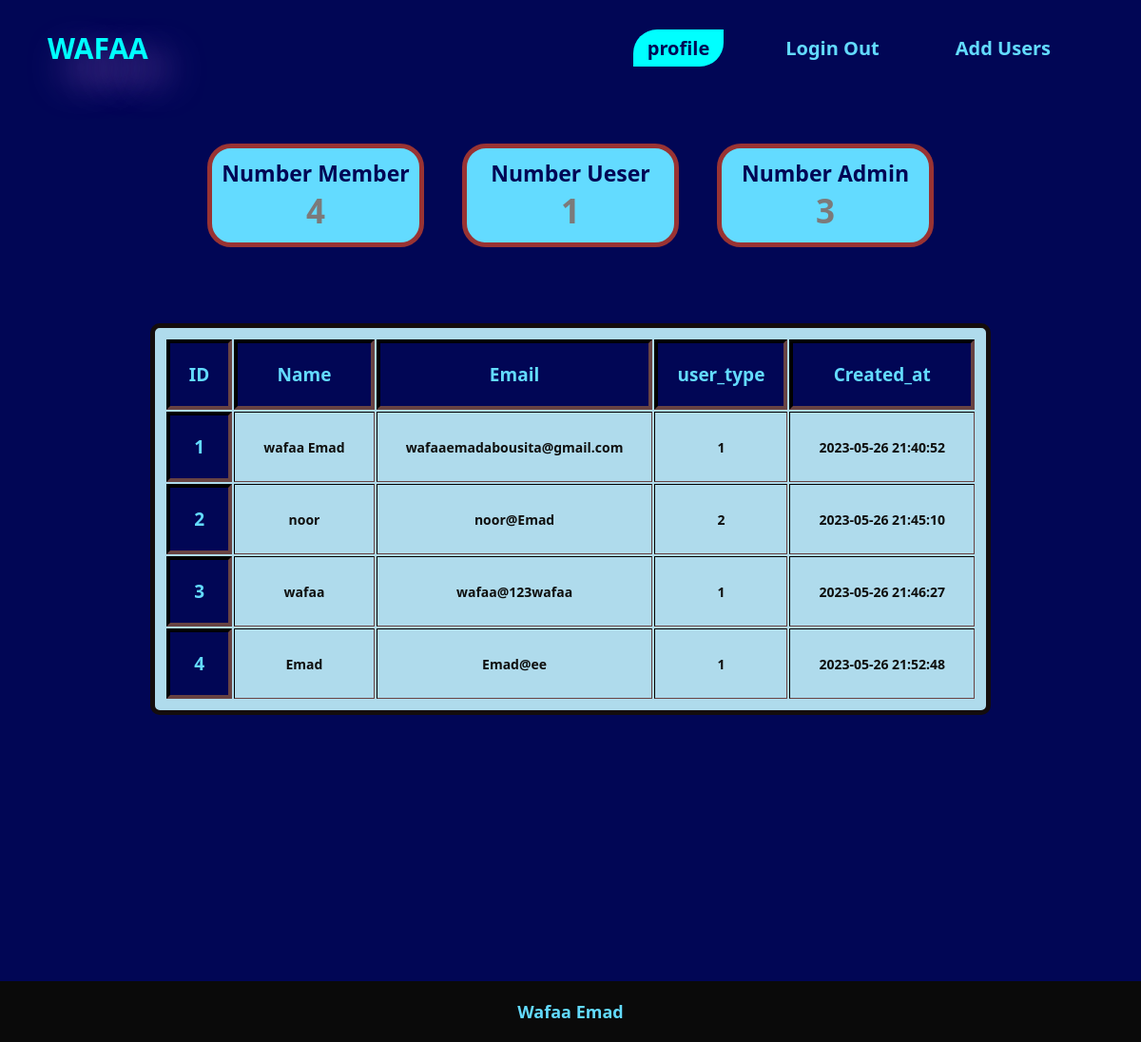
The app's page /profile.php with its own data.
### tables this page shows
CREATE TABLE `users` (
  `id` int(15) NOT NULL,
  `name` varchar(50) NOT NULL,
  `email` varchar(50) NOT NULL,
  `password` varchar(50) NOT NULL,
  `role` int(1) NOT NULL COMMENT 'ueser=2,admin=1',
  `created_at` datetime DEFAULT current_timestamp()
);

### class.php (called while the page is built, shortened)
<?php
class DB_con{
    private $con;
  function __construct(){
     $this->con = new mysqli(DB_SERVER,DB_USER,DB_PASS,DB_NAME);
     if ($this->con->connect_error){
      echo "Failed to connect to MySQL: " . $this->con->connect_error;
     }else{
      return $this->con;
      }
    }
 public function select(){
   $db_users = "SELECT *FROM users";
   $res=$this->con->query($db_users);
   return $res;
 }
 public function selectUeser(){
  $db_users = "SELECT *FROM users WHERE role='2'";
  $res=$this->con->query($db_users);
  return $res;
}
public function selectAdmin(){
  $db_users = "SELECT *FROM users WHERE role='1'";
  $res=$this->con->query($db_users);
  return $res;
}
}
?>

### profile.php (the view, shortened to what this page needs)
<?php
include_once("class.php");
$number=new DB_con();
$sql=$number->select();
 $numM=$sql->num_rows;
 $sql=$number->selectUeser();
 $numU=$sql->num_rows;
 $sql=$number->selectAdmin();
 $numA=$sql->num_rows;
?>
<!doctype html>
<html lang="en">
  <head>
     <link rel="stylesheet" href="./style/w.css">
  </head>
  <body>
  <header class="hed">
    <h class="logo"> wafaa  </h>
    <div class="dropdown">
          <ul>
            <li><a href="regest.php" class="home" > profile </a></li>
            <li><a href="logout.php">Login Out</a></li>
            <li><a href="regest.php" > Add Users </a></li>
          </ul>
</div>
  </header>
   <div class="show1">
    <div class="num">
        <h> Number Member  </h>
        <h3><?php  echo $numM ?></h3>
    </div>
    <div class="num">
        <h> Number Ueser </h>
        <h3><?php  echo $numU ?></h3>
    </div>
    <div class="num">
        <h> Number Admin  </h>
        <h3><?php  echo $numA ?></h3>
    </div>
   </div>
<div class="row">
   <table border="3" >
      <thead>
        <tr>
           <th>ID</th>
           <th> Name</th>
           <th>Email</th>
           <th> user_type </th>
           <th> Created_at </th>
        </tr>
      </thead>
     <tbody>
     <tr>
     <?php
         $selctdata=new DB_con();
        $select=$selctdata->select();
     while ($row=$select->fetch_assoc()) {
      ?>
        <th><?php echo $row['id']?></th>
        <td><?php echo $row['name']?></td>
        <td><?php echo $row['email']?></td>
        <td><?php echo $row['role']?></td>
        <td><?php echo $row['created_at']?></td>
        </tr>
      <?php	}  ?>
    </tbody>
  </table>
<div>
<footer class="foot"> Wafaa Emad</footer>
</div>
  </body>
</html>

### style/w.css (style rules this page uses)
* { margin: 0; padding: 0px; box-sizing: border-box; }
body { height: 100%; font-family: system-ui; background-color: #010655; min-height: 100%; display: flex; flex-direction: column; }
h3 { font-weight: bold; color: #7c7a7a; font-size: 35px; }
header { display: flex; justify-content: space-between; align-items: center; margin: 20px; position: relative; padding: 10px 20px 10px 30px; }
header .logo { font-size:30px ; color: aqua; font-weight: bold; text-transform: uppercase; text-shadow: 20px 20px 40px #b56fd6; }
header ul { display: flex; justify-content: center; align-items: center; list-style: none; font-size: 20px; }
header ul li { margin-right: 30px; }
header ul li a { padding: 6px 15px ; }
header ul li a:hover,.home { background-color:aqua; color: #010655; font-size: 20px; border-radius: 25px 0 25px 0; }
a { color: #63DBFF; text-decoration: none; font-weight: bold; margin: 10px; }
footer { bottom: 0px ; left: 0; color: rgb(58, 55, 55); font-weight: bold; margin-top: 300px; font-size: 40px; position: fixed; padding: 20px; }
table { border: #e8edee; background-color: #afdbec; border: 5px solid #140d0d; border-radius: 10px; padding: 10px; margin: auto; margin-bottom: 100px; margin-top: 30px; }
table tr { padding: 30px; color: rgb(15, 15, 14); }
table tr td { font-weight: bold; font-size: 14px; padding: 10px; text-align: center; }
table tr th { font-weight: bold; padding: 5px; color: #63DBFF; text-align: center; font-size: 19px; border-width: 4px; background-color: #010655; }
.foot { background-color: #0a0a0a; color: #63DBFF; width: 100%; text-align: center; font-size: 18px; margin-top: 280px; position:relative; bottom: 0; }
.show1 { display: flex; justify-content: center; padding: 30px; width: 100%; align-items: center; }
.num { background-color: #b3b3b3; width: 20%; margin: 20px; border-radius: 25px; font-weight: bold; padding: 10px; text-align: center; border: 5px solid #993333; background-color: #63DBFF; }
.num h { color: #010655; font-weight: bold; font-size: 23px; }
.row { width: 100%; }
.row tr th { padding: 20px; }
.row tr td { padding: 2px 30px 2px 30px; font: bold; }

### records on screen
users: id "1", name "wafaa Emad", email "wafaaemadabousita@gmail.com", role "1", created_at "2023-05-26 21:40:52"
users: id "2", name "noor", email "noor@Emad", role "2", created_at "2023-05-26 21:45:10"
users: id "3", name "wafaa", email "wafaa@123wafaa", role "1", created_at "2023-05-26 21:46:27"
users: id "4", name "Emad", email "Emad@ee", role "1", created_at "2023-05-26 21:52:48"

### other values on screen
$numM "4"
$numU "1"
$numA "3"
